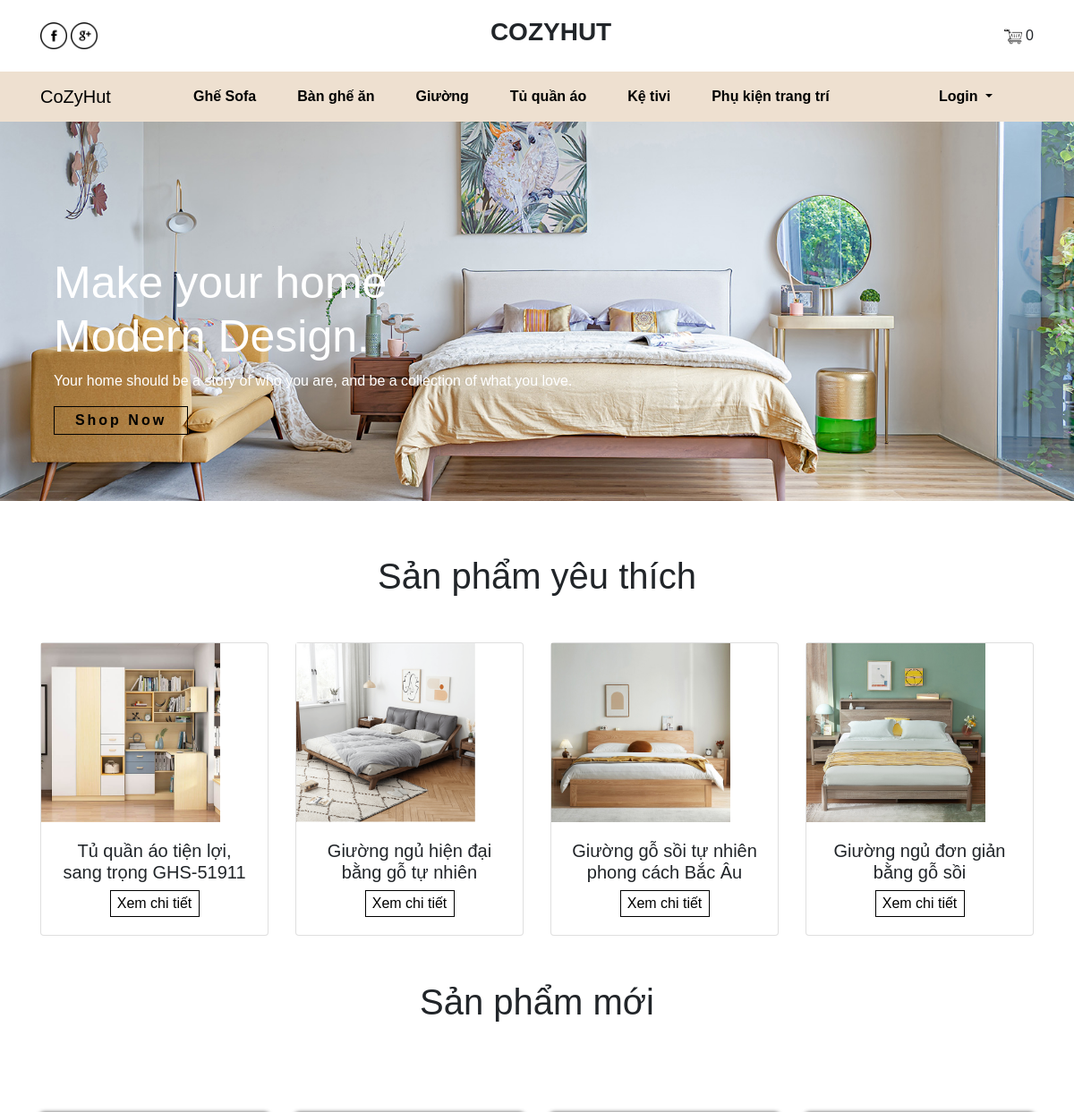
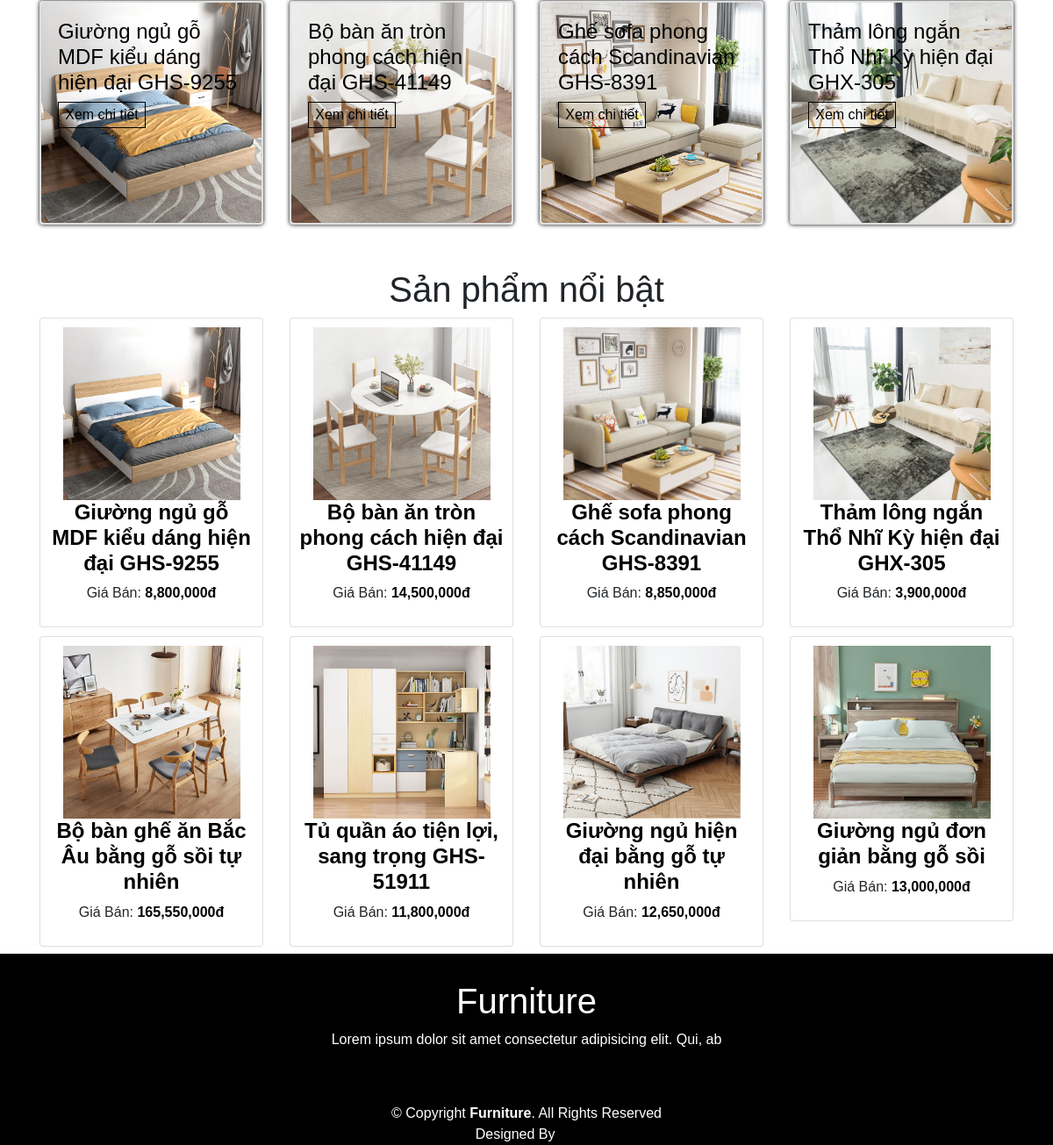
Screenshot of /Project1_main/Project1-D02K13-master/index.php with the database file from the repository (2 pictures, top to bottom).
### tables this page shows
CREATE TABLE `category` (
  `id_cat` int(11) NOT NULL,
  `cat_name` varchar(255) NOT NULL
);

CREATE TABLE `product` (
  `id` int(11) NOT NULL,
  `cat_id` int(11) NOT NULL,
  `name` varchar(255) NOT NULL,
  `price` decimal(10,0) NOT NULL,
  `image` varchar(1000) NOT NULL,
  `quantity` int(11) NOT NULL,
  `featured` int(1) NOT NULL,
  `description` text NOT NULL,
  `recommend` int(1) NOT NULL,
  `material` varchar(255) NOT NULL,
  `size` varchar(255) NOT NULL
);

### Project1_main/Project1-D02K13-master/index.php (called while the page is built, shortened)
<?php
require_once('Controller/main_controller.php');
?>

### Project1_main/Project1-D02K13-master/Model/Client/index_model.php (called while the page is built, shortened)
<?php
function index() {
    include_once('Config/connect.php');
    $sql_cate = "SELECT * FROM category ORDER BY id_cat ASC";
    $query_cate = mysqli_query($connect, $sql_cate);
    $sql_prd_featured = "SELECT * FROM product WHERE featured = 1 ORDER BY id DESC LIMIT 8";
    $query_prd_featured = mysqli_query($connect, $sql_prd_featured);
    $sql_prd_recommend = "SELECT * FROM product WHERE recommend = 1 ORDER BY id DESC LIMIT 4";
    $query_prd_recommend = mysqli_query($connect, $sql_prd_recommend);
    $sql_prd_new = "SELECT * FROM product ORDER BY id DESC LIMIT 4";
    $query_prd_new = mysqli_query($connect, $sql_prd_new);
    $arr = array();
    $arr['category'] = $query_cate;
    $arr['featured'] = $query_prd_featured;
    $arr['recommend'] = $query_prd_recommend;
    $arr['new'] = $query_prd_new;
    $arr['product'] = $query_prd_new;
    return $arr;
}
switch($redirect) {
    case '': $arr = index(); break;
}
?>

### Project1_main/Project1-D02K13-master/Views/Client/dashboard.php (the view)
<div class="products">
<h3 class="text-center" style="padding-top: 50px;">Sản phẩm yêu thích</h3>
        <div class="row" style="margin-top: 50px;">
        <?php
        foreach ($arr['recommend'] as $item) {
            ?>
            <div class="col-md-3 py-4 py-md-0">
                <div class="card">
                <a href="?redirect=product&id=<?= $item['id'] ?>"><img src="images/<?= $item['image'] ?>" height="200px"> </a>
                    <div class="card-body">
                        <h5 class="card-titel text-center"> <a href="?redirect=product&id=<?= $item['id'] ?>"></a><?= $item['name'] ?></h5>
                        <div id="btn2" class="text-center"><button><a href="?redirect=product&id=<?= $item['id'] ?>">Xem chi tiết</a></button></div>
                    </div>
                </div>
            </div>
        <?php } ?>
    </div>
</div>
<div class="products">
    <h3 class="text-center" style="margin-top: 50px; ">Sản phẩm mới</h3>
    <div class="row" style="margin-top: 100px;">
        <?php
        foreach ($arr['new'] as $item) {
            ?>
            <div class="col-lg-3 col-md-4 col-sm-12">
                <div class="card" id="tpc">
                <a href="?redirect=product&id=<?= $item['id'] ?>"></a><img src="images/<?= $item['image'] ?>" alt="" class="card image-top"></a>
                    <div class="card-img-overlay">
                        <h4 class="card-titel"><a href="?redirect=product&id=<?= $item['id'] ?>"> <?= $item['name'] ?></a>
                        </h4>
                        <div id="btn2"><button><a href="?redirect=product&id=<?= $item['id'] ?>">Xem chi tiết</a></button>
                        </div>
                    </div>
                </div>
            </div>
        <?php } ?>
    </div>
</div>
<div class="products">
    <h3 class="text-center" style="margin-top: 50px; ">Sản phẩm nổi bật</h3>
    <div class="product-list row">
        <?php
        foreach ($arr['featured'] as $item) {
            ?>
            <div class="col-lg-3 col-md-4 col-sm-12 mx-product">
                <div class="product-item card text-center">
                    <a href="?redirect=product&id=<?= $item['id'] ?>"><img src="images/<?= $item['image'] ?>"></a>
                    <h4><a href="?redirect=product&id=<?= $item['id'] ?>"><?= $item['name'] ?></a></h4>
                    <p>Giá Bán: <span>
                            <?= number_format($item['price']); ?>đ
                        </span></p>
                </div>
            </div>
        <?php } ?>
    </div>
</div>

### Project1_main/Project1-D02K13-master/Controller/main_controller.php (shortened to what this page needs)
<?php
$controller = $_GET['controller'] ?? '';
if(!isset($_GET['controller'])) {
    require_once('Controller/Client/main_client_controller.php');
}else {
    switch($controller) {
        case 'admin' : require_once('Controller/Admin/main_admin_controller.php'); break;
        case 'login' : require_once('login/login_controller.php'); break;
    }
}
?>

### Project1_main/Project1-D02K13-master/Controller/Client/main_client_controller.php (shortened to what this page needs)
<?php
$redirect = $_GET['redirect'] ?? '';
if ($redirect == '') {
    require_once('Model/Client/index_model.php');
    require_once('Views/Client/index.php');
}
?>

### Project1_main/Project1-D02K13-master/Views/Client/index.php (shortened to what this page needs)
<!DOCTYPE html>
<html lang="en">
<head>
    <link rel="stylesheet" href="css/home.css">
    <link rel="stylesheet" href="css/recommend.css">
    <link rel="stylesheet" href="css/cart.css">
    <link rel="stylesheet" href="https://cdn.jsdelivr.net/npm/bootstrap@4.0.0/dist/css/bootstrap.min.css"
>
    <link href='https://unpkg.com/boxicons@2.1.4/css/boxicons.min.css' rel='stylesheet'>
</head>
<body>
    <div class="container">
        <div class="navbar-top">
            <div class="social-link">
                <a><img src="images/facebook.png" alt="" width="30px"></a>
                <a><img src="images/google-plus.png" alt="" width="30px"></a>
            </div>
            <div class="logo">
                <h3>COZYHUT</h3>
            </div>
            <div class="icons">
                <a href="?redirect=cart"><img src="images/shopping-cart.png" alt="" width="20px"></a>
                <span class="mt-3">
                    <?php
                    if (isset($_SESSION["cart"])) {
                        $totals = 0;
                        foreach ($arr['product'] as $quantity => $amount) {
                            $totals++;
                        }
                        echo $totals;
                    } else {
                        echo 0;
                    }
                    ?>
                </span>
            </div>
        </div>
    </div>
    <div class="main-content">
        <nav class="navbar navbar-expand-md" id="navbar-color">
            <div class="container">
                <a class="navbar-brand" href="index.php ">CoZyHut</a>
                <div class="collapse navbar-collapse" id="collapsibleNavbar">
                    <ul class="navbar-nav">
                        <?php
                        foreach ($arr['category'] as $item) {
                            ?>
                            <li class="nav-item">
                                <a class="nav-link" href="?redirect=cate&id_cat=<?= $item['id_cat']; ?>">
                                    <?= $item['cat_name']; ?>
                                </a>
                            </li>
                        <?php } ?>
                    </ul>
                </div>
                <div class="collapse navbar-collapse" id="navbarNavDropdown">
                    <ul class="navbar-nav">
                        <li class="nav-item dropdown">
                            <a class="nav-link dropdown-toggle" href="?controller=login&&action=login"
                                id="navbarDropdownMenuLink" data-toggle="dropdown" aria-haspopup="true"
                                aria-expanded="false">
                                Login
                            </a>
                        </li>
                    </ul>
                </div>
            </div>
        </nav>
        <div class="content">
            <h1>Make your home
                <br>Modern Design.
            </h1>
            <p>Your home should be a story of who you are, and be a collection of what you love.</p>
            <div id="btn1"><button>Shop Now</button></div>
        </div>
    </div>
    <div id="body">
        <div class="container">
            <div class="row">
                <div id="main" class="col-lg-12 col-md-12 col-sm-12">
                    <?php
                    if (isset($_GET['redirect'])) {
                        $redirect = $_GET['redirect'];
                        switch ($redirect) {
                            case 'product':
                                include_once('Views/Client/product.php');
                                break;
                            case 'cart':
                                include_once('Views/Client/cart.php');
                                break;
                            case 'cate':
                                include_once('Views/Client/product_category.php');
                                break;
                            case 'success':
                                include_once('Views/Client/success.php');
                                break;
                        }
                    } else {
                        include_once('Views/Client/dashboard.php');
                    }
                    ?>
                </div>
            </div>
        </div>
    </div>
    <footer id="footer">
        <h1 class="text-center">Furniture</h1>
        <p class="text-center">Lorem ipsum dolor sit amet consectetur adipisicing elit. Qui, ab</p>
        <div class="icons text-center">
        </div>
        <div class="copyright text-center">
            &copy; Copyright <strong><span>Furniture</span></strong>. All Rights Reserved
        </div>
        <div class="credite text-center">
            Designed By <a href="#">SA</a>
        </div>
    </footer>
</body>
</html>

### Project1_main/Project1-D02K13-master/css/home.css (style rules this page uses)
* { margin: 0; padding: 0; font-family: Helvetica, Arial, sans-serif; }
a { color: #000000 !important; text-decoration: none; background-color: transparent; }
.navbar-top { width: 100%; height: 10vh; display: flex; align-items: center; text-align: center; justify-content: space-between; }
.logo h3 { font-weight: bold; }
.main-content { width: 100%; height: 60vh; background-image: url(../images/background__main.jpg); background-size: cover; background-position: 70%; }
.main-content h1 { margin-top: 20px; }
#navbar-color { background-color: rgba(238, 224, 208); }
.navbar-nav { margin: auto; }
.nav-link { margin-left: 30px; font-weight: bold; color: rgb(0, 0, 0); transition: 0.5s ease; cursor: pointer; }
.content { color: rgb(255, 255, 255); margin-top: 150px; margin-left: 60px; }
.content h1 { font-size: 50px; }
#btn1 button { width: 150px; height: 32px; background: transparent; border: 1px solid rgb(0, 0, 0); letter-spacing: 3px; font-weight: bold; transition: 0.5s ease; cursor: pointer; }
#btn2 button { width: 100px; height: 30px; background: transparent; border: 1px solid black; transition: 0.5s ease; cursor: pointer; }
#tpc { box-shadow: 0 0 5px black; transition: 0.5s ease; cursor: pointer; }
h4 { color: black; }
.products { margin-top: 10px; }
.products h3 { font-size: 40px; }
.product-list { margin: 0 -2.5px; }
.product-item { padding: 10px; margin: 0 0 10px; }
.product-item img { width: 202px !important; height: 197px !important; opacity: 1; -webkit-transition: opacity 1s; transition: opacity 1s; }
.product-item a { color: #333; text-decoration: none; font-weight: bold; }
.product-item span { font-weight: bold; color: #000000; }
#footer { width: 100%; background-color: black; margin-top: 100px; }
#footer h1 { color: white; padding-top: 30px; }
#footer p { color: white; }
.copyright { color: white; margin-top: 20px; }
.credite { color: white; }

### Project1_main/Project1-D02K13-master/css/recommend.css (style rules this page uses)
* { box-sizing: border-box; -webkit-box-sizing: border-box; }
html, body { height: 100%; }
body { margin: 0; font: 16px/1.3 sans-serif; }

### Project1_main/Project1-D02K13-master/css/cart.css (style rules this page uses)
.content { color: rgb(255, 255, 255); margin-top: 150px; margin-left: 60px; }
.content h1 { font-size: 50px; }
#btn1 button { width: 150px; height: 32px; background: transparent; border: 1px solid rgb(0, 0, 0); letter-spacing: 3px; font-weight: bold; transition: 0.5s ease; cursor: pointer; }
#footer { width: 100%; background-color: black; margin-top: -2px; }
#footer h1 { color: white; padding-top: 30px; }
#footer p { color: white; }
.copyright { color: white; margin-top: 20px; }
.credite { color: white; }

### rows the page displays
category: cat_name "Ghế Sofa"
category: cat_name "Bàn ghế ăn"
category: cat_name "Giường"
category: cat_name "Tủ quần áo"
category: cat_name "Kệ tivi"
category: cat_name "Phụ kiện trang trí"
product: image (picture), name "Tủ quần áo tiện lợi, sang trọng GHS-51911", price "11,800,000"
product: image (picture), name "Giường ngủ hiện đại bằng gỗ tự nhiên", price "12,650,000"
product: image (picture), name "Giường gỗ sồi tự nhiên phong cách Bắc Âu"
product: image (picture), name "Giường ngủ đơn giản bằng gỗ sồi", price "13,000,000"
product: image (picture), name "Giường ngủ gỗ MDF kiểu dáng hiện đại GHS-9255", price "8,800,000"
product: image (picture), name "Bộ bàn ăn tròn phong cách hiện đại GHS-41149", price "14,500,000"
product: image (picture), name "Ghế sofa phong cách Scandinavian GHS-8391", price "8,850,000"
product: image (picture), name "Thảm lông ngắn Thổ Nhĩ Kỳ hiện đại GHX-305", price "3,900,000"
product: image (picture), name "Bộ bàn ghế ăn Bắc Âu bằng gỗ sồi tự nhiên", price "165,550,000"
